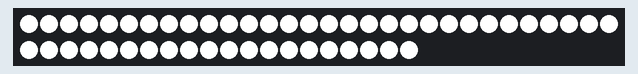
Simulated run of this sketch. Board: Arduino Uno, built with avr-gcc and run on an emulated ATmega328P. Shown: 50 RGB LEDs in strip order, left to right, continuing on the next row. Dim RGB values are drawn brighter than linear; random numbers use the default seed unless the sketch sets one.

Above: at 0.3 s.
At 0.86 s:
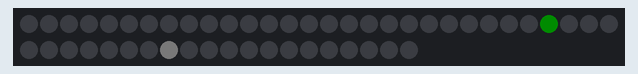
At 10.53 s:
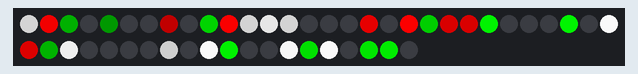
At 20.2 s:
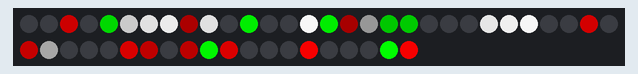
At 30.18 s:
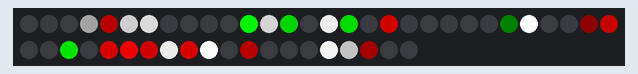
At 39.85 s:
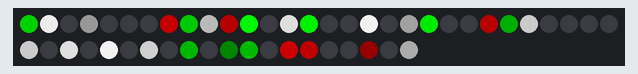

The sketch:

christmas.ino
```cpp
#include "FastLED.h"

#define NUM_LEDS 50
#define OFF_TIME 1020

// It makes sense for OFF_TIME to be a multiple of 255

CRGB leds[NUM_LEDS];
CRGBSet ledset(leds, NUM_LEDS);

bool pulsing[NUM_LEDS];
int color[NUM_LEDS];
int goingDirection[NUM_LEDS];
int pulseLength[NUM_LEDS];
int delayCounter[NUM_LEDS];
int skipUp[NUM_LEDS];
int ledToBe;

void setup() {
  randomSeed(analogRead(0));

  FastLED.addLeds<WS2811, 6>(leds, NUM_LEDS);

  // Flash so I know that the program has restarted.
  ledset(0, NUM_LEDS - 1) = CRGB::Black;
  FastLED.show();
  delay(200);
  ledset(0, NUM_LEDS - 1) = CRGB::White;
  FastLED.show();
  delay(200);
  ledset(0, NUM_LEDS - 1) = CRGB::Black;
  FastLED.show();
  delay(200);
}

void loop() {
  for (int led_select = 0; led_select < NUM_LEDS; led_select++) {
    if (!pulsing[led_select]) {
      if (random(OFF_TIME) == 0) {
        pulsing[led_select] = true;
        color[led_select] = random(3);
        goingDirection[led_select] = 1;
        pulseLength[led_select] = random(5);
        if (pulseLength[led_select] >= 2) {
          delayCounter[led_select] = pulseLength[led_select] - 2;
          skipUp[led_select] = 1;
        } else {
          skipUp[led_select] = delayCounter[led_select] * -1 + 3;
        }
      }
    } else {
      if (pulseLength[led_select] >= 2 && delayCounter[led_select] != 0) {
        delayCounter[led_select] = delayCounter[led_select] - 1;
      } else {
        switch (color[led_select]) {
          case 0:  // Red
            if (leds[led_select].red == 255) {
              goingDirection[led_select] = -1;
            }
            ledToBe = leds[led_select].red + goingDirection[led_select] * skipUp[led_select];
            if (ledToBe > 255) {
              ledToBe = 255;
            } else if (ledToBe <= 0) {
              ledToBe = 0;
              pulsing[led_select] = false;
            }
            leds[led_select].red = ledToBe;
            break;
          case 1:  // Green
            if (leds[led_select].green == 255) {
              goingDirection[led_select] = -1;
            }
            ledToBe = leds[led_select].green + goingDirection[led_select] * skipUp[led_select];
            if (ledToBe > 255) {
              ledToBe = 255;
            } else if (ledToBe <= 0) {
              ledToBe = 0;
              pulsing[led_select] = false;
            }
            leds[led_select].green = ledToBe;
            break;
          case 2:  // White
            if (leds[led_select].blue == 255) {
              goingDirection[led_select] = -1;
            }
            ledToBe = leds[led_select].blue + goingDirection[led_select] * skipUp[led_select];
            if (ledToBe > 255) {
              ledToBe = 255;
            } else if (ledToBe <= 0) {
              ledToBe = 0;
              pulsing[led_select] = false;
            }
            leds[led_select] = CRGB(ledToBe, ledToBe, ledToBe);
            break;
        }
        delayCounter[led_select] = pulseLength[led_select];
      }
    }
  }
  FastLED.show();
}
```
